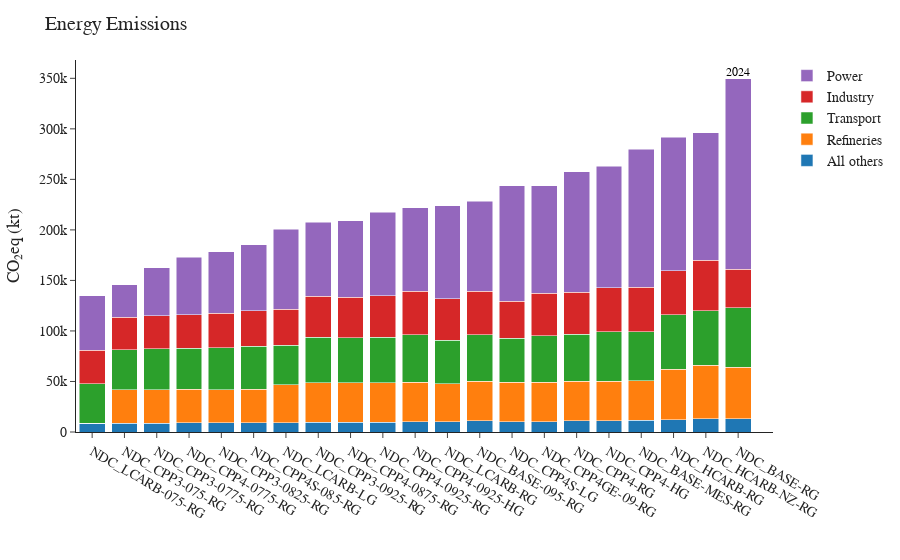

Notebook cell for this chart:
### Code cell
# --- Fig 4: Stacked bar of emissions in 2035 by scenario and sector group ---

df_f4 = df[df['IPCC_Category_L1']=='1 Energy'] # keep only energy combustion emissions


# --- Fig 4: Stacked bar of emissions in 2035 by scenario and sector group ---
df_f4['SectorGroup'] = df_f4['Sector'].apply(map_sector_group)

# Step 1: Sum 2035 emissions by Scenario

# select a random sample of 18 scenarios from the middle of the sorted list of scenarios, excluding the one with the smallest and the largest total emissions.

total_2035 = df_f4[df_f4['Year'] == 2035].groupby('Scenario')['CO2eq'].sum().sort_values()
selected_scenarios = total_2035.head(1).index.tolist() + \
                     total_2035.iloc[1:-1].sample(n=18, random_state=42).index.tolist() + \
                     total_2035.tail(1).index.tolist()

# Step 2: Get 2035 emissions by SectorGroup and Scenario
fig4_data = df_f4[(df_f4['Year'] == 2035) & (df_f4['Scenario'].isin(selected_scenarios))]
fig4_grouped = fig4_data.groupby(['Scenario', 'SectorGroup'])['CO2eq'].sum().reset_index()

# Step 3: Add NDC_BASE-RG 2024 emissions as comparison
total_2024 = df_f4[(df_f4['Year'] == 2024) & (df_f4['Scenario'] == 'NDC_BASE-RG')].groupby(['SectorGroup'])['CO2eq'].sum().reset_index()
total_2024['Scenario'] = 'NDC_BASE-RG'

fig4_grouped = pd.concat([fig4_grouped, total_2024], ignore_index=True)

# Step 4: Order scenarios by total emissions
scenario_order = fig4_grouped.groupby('Scenario')['CO2eq'].sum().sort_values().index.tolist()

# Step 5: Pivot for stacked bar chart
fig4_pivot = fig4_grouped.pivot(index='Scenario', columns='SectorGroup', values='CO2eq').fillna(0)
fig4_pivot = fig4_pivot.reindex(scenario_order)

# Step 6: Plot stacked bar
fig4 = go.Figure()
sector_order = ['All others', 'Refineries', 'Transport', 'Industry', 'Power']
for sector in sector_order:
    if sector in fig4_pivot.columns:
        fig4.add_trace(go.Bar(
            x=fig4_pivot.index,
            y=fig4_pivot[sector],
            name=sector
        ))

fig4.update_layout(
    barmode='stack',
    title="Energy Emissions",
    xaxis_title="",
    yaxis_title="CO₂eq (kt)",
    template="simple_white",
    font=dict(family="Arial", size=14),
    margin=dict(l=60, r=30, t=60, b=100),
    legend=dict(
        orientation="v",
        yanchor="top",
        y=1,
        xanchor="left",
        x=1.02
    )
)

fig4.add_trace(go.Scatter(
    x=['NDC_BASE-RG'],
    y=[fig4_pivot.loc['NDC_BASE-RG'].sum()],
    mode='text',
    text=['2024'],
    textposition='top center',
    showlegend=False,
    textfont=dict(size=12, color='black', family='Arial Black')
))

fig4.show()
fig4.write_image(f"{output_dir}/fig4_2035_StackedBarByScenarios.jpeg")
fig4_grouped.to_csv(f"{output_dir}/fig4_data.csv", index=False)

### Figure 1 — Plotly figure (JSON) as saved in the notebook; plotly's stock layout.template omitted (floating-point values rounded to 4 significant figures)
{"data": [{"name": "All others", "type": "bar", "x": ["NDC_LCARB-075-RG", "NDC_CPP3-075-RG", "NDC_CPP3-0775-RG", "NDC_CPP4-0775-RG", "NDC_CPP3-0825-RG", "NDC_CPP4S-085-RG", "NDC_LCARB-LG", "NDC_CPP3-0925-RG", "NDC_CPP4-0875-RG", "NDC_CPP4-0925-RG", "NDC_CPP4-0925-HG", "NDC_LCARB-RG", "NDC_BASE-095-RG", "NDC_CPP4S-LG", "NDC_CPP4GE-09-RG", "NDC_CPP4-RG", "NDC_CPP4-HG", "NDC_BASE-MES-RG", "NDC_HCARB-RG", "NDC_HCARB-NZ-RG", "NDC_BASE-RG"], "y": [8659.0, 8791.0, 8907.0, 9026.0, 8992.0, 9278.0, 9330.0, 9611.0, 9790.0, 9790.0, 10140.0, 10370.0, 11120.0, 10360.0, 10020.0, 11000.0, 11260.0, 11540.0, 12360.0, 12980.0, 12940.0]}, {"name": "Refineries", "type": "bar", "x": ["NDC_LCARB-075-RG", "NDC_CPP3-075-RG", "NDC_CPP3-0775-RG", "NDC_CPP4-0775-RG", "NDC_CPP3-0825-RG", "NDC_CPP4S-085-RG", "NDC_LCARB-LG", "NDC_CPP3-0925-RG", "NDC_CPP4-0875-RG", "NDC_CPP4-0925-RG", "NDC_CPP4-0925-HG", "NDC_LCARB-RG", "NDC_BASE-095-RG", "NDC_CPP4S-LG", "NDC_CPP4GE-09-RG", "NDC_CPP4-RG", "NDC_CPP4-HG", "NDC_BASE-MES-RG", "NDC_HCARB-RG", "NDC_HCARB-NZ-RG", "NDC_BASE-RG"], "y": [0.0, 33050.0, 33050.0, 33050.0, 33050.0, 33060.0, 37490.0, 39040.0, 39010.0, 39010.0, 39010.0, 37490.0, 39000.0, 39010.0, 38980.0, 39010.0, 39010.0, 39010.0, 49610.0, 53250.0, 51290.0]}, {"name": "Transport", "type": "bar", "x": ["NDC_LCARB-075-RG", "NDC_CPP3-075-RG", "NDC_CPP3-0775-RG", "NDC_CPP4-0775-RG", "NDC_CPP3-0825-RG", "NDC_CPP4S-085-RG", "NDC_LCARB-LG", "NDC_CPP3-0925-RG", "NDC_CPP4-0875-RG", "NDC_CPP4-0925-RG", "NDC_CPP4-0925-HG", "NDC_LCARB-RG", "NDC_BASE-095-RG", "NDC_CPP4S-LG", "NDC_CPP4GE-09-RG", "NDC_CPP4-RG", "NDC_CPP4-HG", "NDC_BASE-MES-RG", "NDC_HCARB-RG", "NDC_HCARB-NZ-RG", "NDC_BASE-RG"], "y": [39180.0, 39500.0, 40290.0, 40760.0, 41590.0, 42380.0, 39050.0, 44920.0, 44480.0, 45090.0, 47290.0, 43160.0, 45960.0, 43380.0, 46270.0, 46880.0, 48940.0, 48800.0, 54260.0, 53790.0, 58550.0]}, {"name": "Industry", "type": "bar", "x": ["NDC_LCARB-075-RG", "NDC_CPP3-075-RG", "NDC_CPP3-0775-RG", "NDC_CPP4-0775-RG", "NDC_CPP3-0825-RG", "NDC_CPP4S-085-RG", "NDC_LCARB-LG", "NDC_CPP3-0925-RG", "NDC_CPP4-0875-RG", "NDC_CPP4-0925-RG", "NDC_CPP4-0925-HG", "NDC_LCARB-RG", "NDC_BASE-095-RG", "NDC_CPP4S-LG", "NDC_CPP4GE-09-RG", "NDC_CPP4-RG", "NDC_CPP4-HG", "NDC_BASE-MES-RG", "NDC_HCARB-RG", "NDC_HCARB-NZ-RG", "NDC_BASE-RG"], "y": [33220.0, 32440.0, 33000.0, 33070.0, 33710.0, 35270.0, 35600.0, 40870.0, 39900.0, 40900.0, 43090.0, 40980.0, 43230.0, 36700.0, 42000.0, 41470.0, 43550.0, 43880.0, 43240.0, 49800.0, 38150.0]}, {"name": "Power", "type": "bar", "x": ["NDC_LCARB-075-RG", "NDC_CPP3-075-RG", "NDC_CPP3-0775-RG", "NDC_CPP4-0775-RG", "NDC_CPP3-0825-RG", "NDC_CPP4S-085-RG", "NDC_LCARB-LG", "NDC_CPP3-0925-RG", "NDC_CPP4-0875-RG", "NDC_CPP4-0925-RG", "NDC_CPP4-0925-HG", "NDC_LCARB-RG", "NDC_BASE-095-RG", "NDC_CPP4S-LG", "NDC_CPP4GE-09-RG", "NDC_CPP4-RG", "NDC_CPP4-HG", "NDC_BASE-MES-RG", "NDC_HCARB-RG", "NDC_HCARB-NZ-RG", "NDC_BASE-RG"], "y": [53800.0, 31810.0, 47530.0, 57270.0, 60990.0, 65350.0, 79020.0, 73040.0, 75800.0, 82870.0, 82430.0, 92040.0, 88860.0, 114300.0, 106600.0, 119100.0, 120400.0, 136800.0, 132100.0, 126500.0, 188800.0]}, {"mode": "text", "showlegend": false, "text": ["2024"], "textfont": {"color": "black", "family": "Arial Black", "size": 12}, "textposition": "top center", "type": "scatter", "x": ["NDC_BASE-RG"], "y": [349700.0]}], "layout": {"barmode": "stack", "font": {"family": "Arial", "size": 14}, "legend": {"orientation": "v", "x": 1.02, "xanchor": "left", "y": 1, "yanchor": "top"}, "margin": {"b": 100, "l": 60, "r": 30, "t": 60}, "title": {"text": "Energy Emissions"}, "xaxis": {"title": {"text": ""}}, "yaxis": {"title": {"text": "CO₂eq (kt)"}}}}
